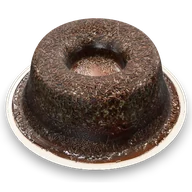
#> input picture models/cake-thumb.webp, 192 x 192 px
$ python detect_edges.py ../../models/cake-thumb.webp
#> lines starting #> are read from the running program, lines starting #| are printed output that depends on the picture
"""Detect calibration edges in the reference photo by casting rays from the cake.

Writes tools/calib/edges.json with image-space points for:
  plate_rim   - outer edge of the white plate (white -> green carrier)
  pool_edge   - edge of the glaze pooled on the plate (dark -> white plate)
  top_outline - far silhouette of the cake top against the countertop
"""
import json
import sys
from pathlib import Path

import numpy as np
from PIL import Image, ImageDraw, ImageFilter

HERE = Path(__file__).resolve().parent
PHOTO = Path(sys.argv[1]) if len(sys.argv) > 1 else HERE / "reference.jpg"

img = Image.open(PHOTO).convert("RGB")
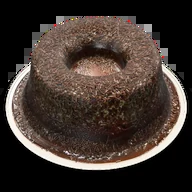
#> img: PIL image 192x192 RGB; mean R, G, B 63.3, 52.4, 46.3
W, H = img.size
#> W = 192; H = 192
px = np.asarray(img.filter(ImageFilter.BoxBlur(3))).astype(float)
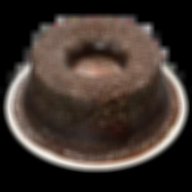
#> px: shape (192, 192, 3) float64; mean R, G, B 63.3, 52.4, 46.3
px5 = np.asarray(img.filter(ImageFilter.BoxBlur(6))).astype(float)
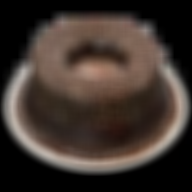
#> px5: shape (192, 192, 3) float64; mean R, G, B 63.3, 52.4, 46.3


def classify(a):
    r, g, b = a[..., 0], a[..., 1], a[..., 2]
    lum = 0.299 * r + 0.587 * g + 0.114 * b
    sat = a.max(-1) - a.min(-1)
    green = (g > r + 25) & (g > b + 60)
    white = (lum > 195) & (sat < 50) & ~green
    dark = lum < 110
    return green, white, dark, lum


def ray(x0, y0, ang, n=700, step=1.0):
    t = np.arange(n) * step
    xs, ys = x0 + t * np.cos(ang), y0 + t * np.sin(ang)
    ok = (xs >= 0) & (xs < W - 1) & (ys >= 0) & (ys < H - 1)
    return xs[ok], ys[ok]


def first_run(mask, start, length):
    """Index of the first run of `length` True values at or after `start`."""
    run = 0
    for i in range(start, len(mask)):
        run = run + 1 if mask[i] else 0
        if run >= length:
            return i - length + 1
    return None


plate_rim, pool_edge, top_outline = [], [], []
cx, cy = 660.0, 1050.0
for deg in np.arange(-150, 211, 2.0):
    xs, ys = ray(cx, cy, np.radians(deg))
    green, white, dark, _ = classify(px[ys.astype(int), xs.astype(int)])
    # Find the green carrier first, then walk back across the white plate band:
    # glossy highlights on the glaze also look "white", but they are not
    # followed by the green carrier.
    i_green = first_run(green, 0, 4)
    if i_green is None:
        continue
    j = i_green - 1
    while j > 0 and not white[j] and i_green - j < 12:      # small blur gap
        j -= 1
    if not white[j]:
        continue
    while j > 0 and (white[j] or white[max(0, j - 1)]):       # back across the band
        j -= 1
    band = i_green - j
    if not (6 <= band <= 140):
        continue
    plate_rim.append((float(xs[i_green]), float(ys[i_green]), float(deg)))
    if dark[max(0, j - 30):j + 1].any():                    # band starts at the glaze
        pool_edge.append((float(xs[j + 1]), float(ys[j + 1]), float(deg)))
#> after the loop, plate_rim = []; pool_edge = []

hx, hy = 677.0, 680.0  # hole centre (approx.)
for deg in np.arange(-178, -1, 2.0):
    xs, ys = ray(hx, hy, np.radians(deg), n=900)
    _, white, dark, lum = classify(px5[ys.astype(int), xs.astype(int)])
    dist = np.hypot(xs - hx, ys - hy)
    light = lum > 135
    start = int(np.searchsorted(dist, 140))  # skip the hole and its far wall
    i = first_run(light, start, 7)
    if i is not None and dark[max(0, i - 20):i].mean() > 0.4:
        top_outline.append((float(xs[i]), float(ys[i]), float(deg)))
#> this loop made 89 passes
#> i on passes 20, 21, 23, 24, 25: 41, 36, 40, 16, 14
#> (sat in classify, green in classify, white, dark, light) on pass 18: ([0, 0, 0, 0, 0], [False, False, False, False, False], [False, False, False, False, False], [True, True, True, True, True], [False, False, False, False, False])
#> after the loop, top_outline = [(62.63, 164.5, -140), (107, 166.8, -138), (163, 147.7, -134), (179.8, 127.8, -132), (181.4, 89.38, -130)]

out = {"image_size": [W, H], "plate_rim": plate_rim, "pool_edge": pool_edge, "top_outline": top_outline}
#> out = {'image_size': [192, 192], 'plate_rim': [], 'pool_edge': [], 'top_outline': [(62.63, 164.5, -140), (107, 166.8, -138), (163, 147.7, -134), (179.8, 127.8, -132), (181.4, 89.38, -130)]}
(HERE / "edges.json").write_text(json.dumps(out, indent=1))
print(f"plate_rim {len(plate_rim)}  pool_edge {len(pool_edge)}  top_outline {len(top_outline)}")
#| plate_rim 0  pool_edge 0  top_outline 5

ov = img.copy()
d = ImageDraw.Draw(ov)
for pts, col in ((plate_rim, (0, 140, 255)), (pool_edge, (255, 0, 200)), (top_outline, (255, 230, 0))):
    for x, y, _ in pts:
        d.ellipse([x - 4, y - 4, x + 4, y + 4], outline=col, width=2)
#> this loop made 3 passes
#> (pts, col) on passes 1 to 2: ([], (0, 140, 255)), ([], (255, 0, 200))
#> col on pass 3: (255, 230, 0)
ov.resize((600, 800)).save(HERE / "edges_overlay.png")
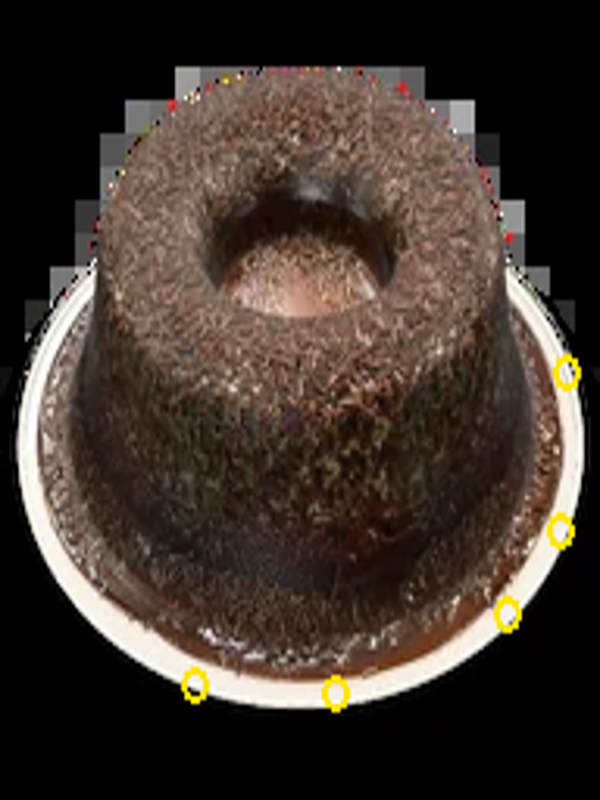
#> saved as edges_overlay.png: PIL image 600x800 RGB; mean R, G, B 63.8, 52.8, 45.5

$ run again, on models/tiramisu-thumb.webp
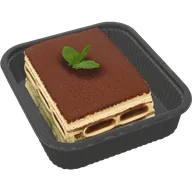
#> input picture models/tiramisu-thumb.webp, 192 x 192 px
#> `px5 = np.asarray(img.filter(ImageFilter.BoxBlur(6))).astype(float)`:
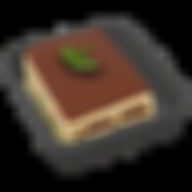
#> px5: shape (192, 192, 3) float64; mean R, G, B 60.4, 49.3, 40.9
#> after the loop `for deg in np.arange(-150, 211, 2.0):`: plate_rim = []
#> the loop `for deg in np.arange(-178, -1, 2.0):` made 89 passes
#> i on passes 21 to 23: 81, 101, 93
#> after the loop `for deg in np.arange(-178, -1, 2.0):`: top_outline = [(73.57, 136.7, -138), (97.93, 120.8, -136), (126.1, 109.6, -134)]
#> out = {'image_size': [192, 192], 'plate_rim': [], 'pool_edge': [], 'top_outline': [(73.57, 136.7, -138), (97.93, 120.8, -136), (126.1, 109.6, -134)]}
#| plate_rim 0  pool_edge 0  top_outline 3
#> the loop `for pts, col in ((plate_rim, (0, 140, 255)), (pool_edge, (255, 0, 200)..` made 3 passes
#> (pts, col) on passes 1 to 2: ([], (0, 140, 255)), ([], (255, 0, 200))
#> `ov.resize((600, 800)).save(HERE / "edges_overlay.png")`:
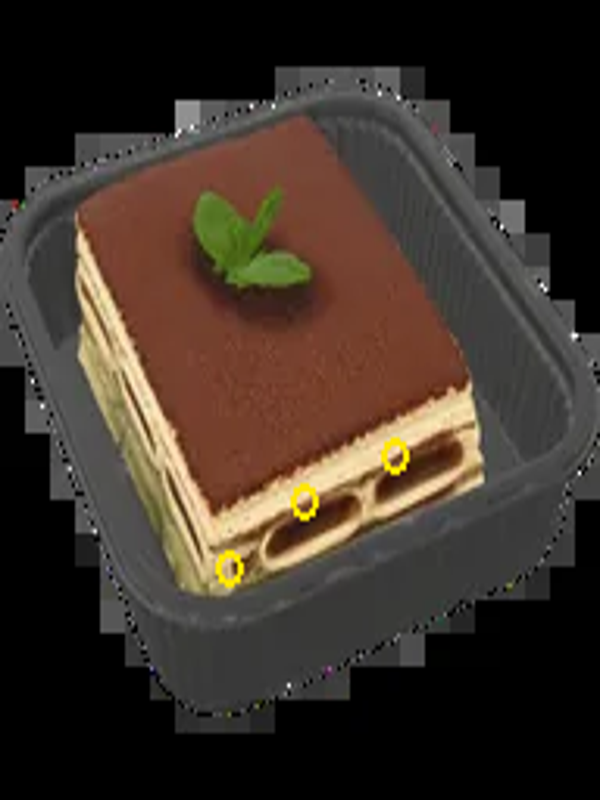
#> saved as edges_overlay.png: PIL image 600x800 RGB; mean R, G, B 60.7, 49.7, 40.7
